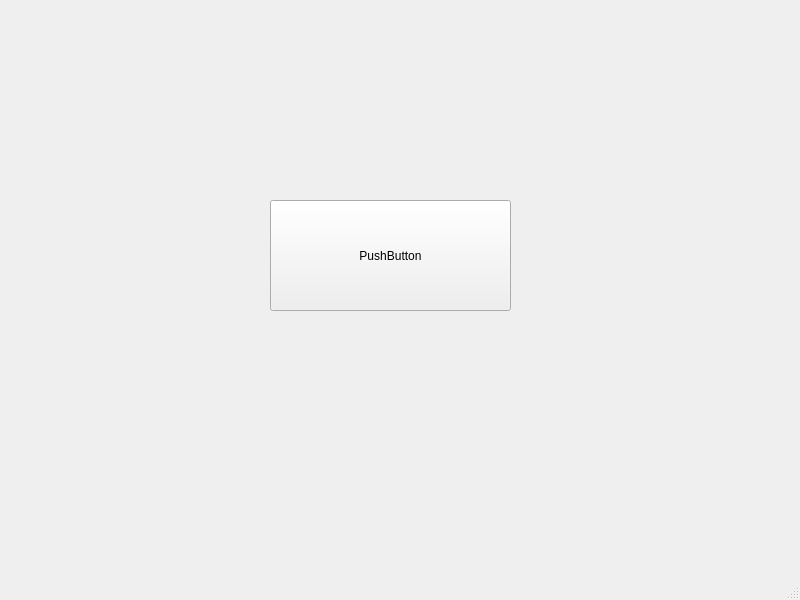
<?xml version="1.0" encoding="UTF-8"?>
<ui version="4.0">
 <class>MainWindow</class>
 <widget class="QMainWindow" name="MainWindow">
  <property name="geometry">
   <rect>
    <x>0</x>
    <y>0</y>
    <width>800</width>
    <height>600</height>
   </rect>
  </property>
  <property name="windowTitle">
   <string>MainWindow</string>
  </property>
  <widget class="QWidget" name="centralwidget">
   <widget class="QPushButton" name="pushButton">
    <property name="geometry">
     <rect>
      <x>270</x>
      <y>200</y>
      <width>241</width>
      <height>111</height>
     </rect>
    </property>
    <property name="text">
     <string>PushButton</string>
    </property>
   </widget>
  </widget>
  <widget class="QMenuBar" name="menubar">
   <property name="geometry">
    <rect>
     <x>0</x>
     <y>0</y>
     <width>800</width>
     <height>22</height>
    </rect>
   </property>
  </widget>
  <widget class="QStatusBar" name="statusbar"/>
 </widget>
 <resources/>
 <connections/>
</ui>
